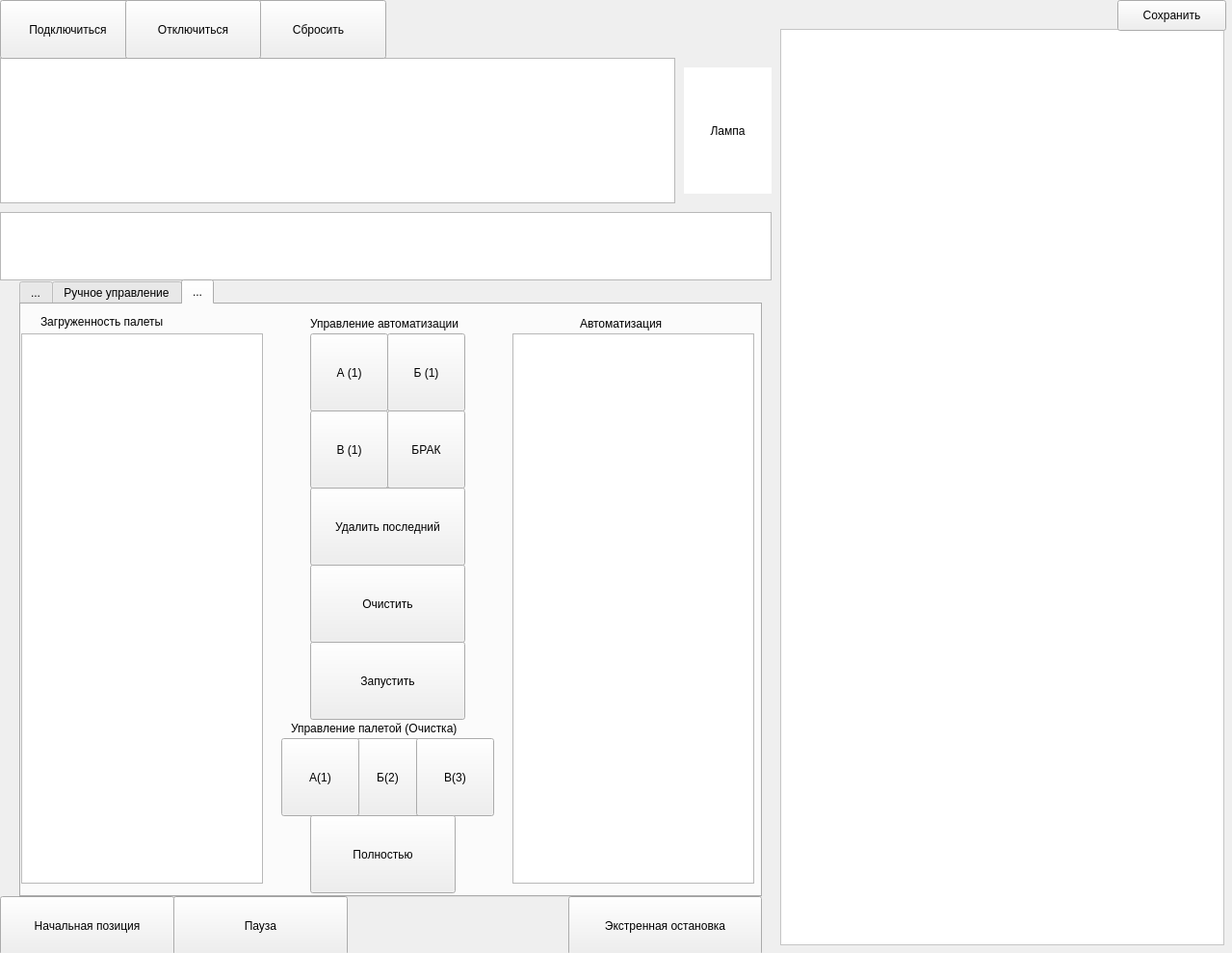
<?xml version="1.0" encoding="UTF-8"?>
<ui version="4.0">
 <class>MainWindow</class>
 <widget class="QMainWindow" name="MainWindow">
  <property name="geometry">
   <rect>
    <x>0</x>
    <y>0</y>
    <width>1279</width>
    <height>989</height>
   </rect>
  </property>
  <property name="windowTitle">
   <string>MainWindow</string>
  </property>
  <widget class="QWidget" name="centralwidget">
   <widget class="QTableWidget" name="table_state_joints">
    <property name="geometry">
     <rect>
      <x>0</x>
      <y>60</y>
      <width>701</width>
      <height>151</height>
     </rect>
    </property>
   </widget>
   <widget class="QLabel" name="lamp_field_state">
    <property name="geometry">
     <rect>
      <x>710</x>
      <y>70</y>
      <width>91</width>
      <height>131</height>
     </rect>
    </property>
    <property name="styleSheet">
     <string notr="true">background-color: white;</string>
    </property>
    <property name="text">
     <string>Лампа</string>
    </property>
    <property name="alignment">
     <set>Qt::AlignCenter</set>
    </property>
   </widget>
   <widget class="QTextEdit" name="logs_field">
    <property name="enabled">
     <bool>false</bool>
    </property>
    <property name="geometry">
     <rect>
      <x>810</x>
      <y>30</y>
      <width>461</width>
      <height>951</height>
     </rect>
    </property>
    <property name="styleSheet">
     <string notr="true">background-color: white;</string>
    </property>
   </widget>
   <widget class="QTableWidget" name="table_state_linear_mini">
    <property name="geometry">
     <rect>
      <x>0</x>
      <y>220</y>
      <width>801</width>
      <height>71</height>
     </rect>
    </property>
   </widget>
   <widget class="QPushButton" name="logs_save_button">
    <property name="geometry">
     <rect>
      <x>1160</x>
      <y>0</y>
      <width>113</width>
      <height>32</height>
     </rect>
    </property>
    <property name="text">
     <string>Сохранить</string>
    </property>
   </widget>
   <widget class="QPushButton" name="connect_robot">
    <property name="geometry">
     <rect>
      <x>0</x>
      <y>0</y>
      <width>141</width>
      <height>61</height>
     </rect>
    </property>
    <property name="text">
     <string>Подключиться</string>
    </property>
   </widget>
   <widget class="QPushButton" name="robot_clear_motion">
    <property name="geometry">
     <rect>
      <x>260</x>
      <y>0</y>
      <width>141</width>
      <height>61</height>
     </rect>
    </property>
    <property name="text">
     <string>Сбросить</string>
    </property>
   </widget>
   <widget class="QPushButton" name="disconnect_robot">
    <property name="geometry">
     <rect>
      <x>130</x>
      <y>0</y>
      <width>141</width>
      <height>61</height>
     </rect>
    </property>
    <property name="text">
     <string>Отключиться</string>
    </property>
   </widget>
   <widget class="QPushButton" name="emergancy_stop">
    <property name="geometry">
     <rect>
      <x>590</x>
      <y>930</y>
      <width>201</width>
      <height>61</height>
     </rect>
    </property>
    <property name="text">
     <string>Экстренная остановка</string>
    </property>
   </widget>
   <widget class="QPushButton" name="initial_position_button">
    <property name="geometry">
     <rect>
      <x>0</x>
      <y>930</y>
      <width>181</width>
      <height>61</height>
     </rect>
    </property>
    <property name="text">
     <string>Начальная позиция</string>
    </property>
   </widget>
   <widget class="QPushButton" name="pause">
    <property name="geometry">
     <rect>
      <x>180</x>
      <y>930</y>
      <width>181</width>
      <height>61</height>
     </rect>
    </property>
    <property name="text">
     <string>Пауза</string>
    </property>
   </widget>
   <widget class="QTabWidget" name="main_action_field">
    <property name="geometry">
     <rect>
      <x>20</x>
      <y>290</y>
      <width>771</width>
      <height>641</height>
     </rect>
    </property>
    <property name="currentIndex">
     <number>2</number>
    </property>
    <property name="tabBarAutoHide">
     <bool>false</bool>
    </property>
    <widget class="QWidget" name="tab">
     <attribute name="title">
      <string>...</string>
     </attribute>
     <widget class="QLabel" name="label_18">
      <property name="geometry">
       <rect>
        <x>250</x>
        <y>260</y>
        <width>281</width>
        <height>61</height>
       </rect>
      </property>
      <property name="styleSheet">
       <string notr="true">font-size: 20px;</string>
      </property>
      <property name="text">
       <string>Выберите режим управления</string>
      </property>
     </widget>
    </widget>
    <widget class="QWidget" name="tab_2">
     <attribute name="title">
      <string>Ручное управление</string>
     </attribute>
     <widget class="QTabWidget" name="manual_actions_window">
      <property name="geometry">
       <rect>
        <x>10</x>
        <y>20</y>
        <width>341</width>
        <height>271</height>
       </rect>
      </property>
      <property name="currentIndex">
       <number>1</number>
      </property>
      <property name="tabBarAutoHide">
       <bool>false</bool>
      </property>
      <widget class="QWidget" name="tab_4">
       <attribute name="title">
        <string>Линейное</string>
       </attribute>
       <widget class="QSlider" name="manual_slider_linear_0">
        <property name="geometry">
         <rect>
          <x>20</x>
          <y>20</y>
          <width>22</width>
          <height>160</height>
         </rect>
        </property>
        <property name="maximum">
         <number>10</number>
        </property>
        <property name="pageStep">
         <number>1</number>
        </property>
        <property name="value">
         <number>5</number>
        </property>
        <property name="tracking">
         <bool>true</bool>
        </property>
        <property name="orientation">
         <enum>Qt::Vertical</enum>
        </property>
       </widget>
       <widget class="QLabel" name="label_2">
        <property name="geometry">
         <rect>
          <x>20</x>
          <y>190</y>
          <width>16</width>
          <height>21</height>
         </rect>
        </property>
        <property name="styleSheet">
         <string notr="true">background-color: white;</string>
        </property>
        <property name="text">
         <string>x</string>
        </property>
       </widget>
       <widget class="QSlider" name="manual_slider_linear_1">
        <property name="geometry">
         <rect>
          <x>70</x>
          <y>20</y>
          <width>22</width>
          <height>160</height>
         </rect>
        </property>
        <property name="maximum">
         <number>10</number>
        </property>
        <property name="pageStep">
         <number>1</number>
        </property>
        <property name="value">
         <number>5</number>
        </property>
        <property name="tracking">
         <bool>true</bool>
        </property>
        <property name="orientation">
         <enum>Qt::Vertical</enum>
        </property>
       </widget>
       <widget class="QLabel" name="label_3">
        <property name="geometry">
         <rect>
          <x>70</x>
          <y>190</y>
          <width>16</width>
          <height>21</height>
         </rect>
        </property>
        <property name="styleSheet">
         <string notr="true">background-color: white;</string>
        </property>
        <property name="text">
         <string>y</string>
        </property>
       </widget>
       <widget class="QSlider" name="manual_slider_linear_2">
        <property name="geometry">
         <rect>
          <x>120</x>
          <y>20</y>
          <width>22</width>
          <height>160</height>
         </rect>
        </property>
        <property name="maximum">
         <number>10</number>
        </property>
        <property name="pageStep">
         <number>1</number>
        </property>
        <property name="value">
         <number>5</number>
        </property>
        <property name="tracking">
         <bool>true</bool>
        </property>
        <property name="orientation">
         <enum>Qt::Vertical</enum>
        </property>
       </widget>
       <widget class="QLabel" name="label_4">
        <property name="geometry">
         <rect>
          <x>120</x>
          <y>190</y>
          <width>16</width>
          <height>21</height>
         </rect>
        </property>
        <property name="styleSheet">
         <string notr="true">background-color: white;</string>
        </property>
        <property name="text">
         <string>z</string>
        </property>
       </widget>
       <widget class="QSlider" name="manual_slider_linear_3">
        <property name="geometry">
         <rect>
          <x>170</x>
          <y>20</y>
          <width>22</width>
          <height>160</height>
         </rect>
        </property>
        <property name="maximum">
         <number>10</number>
        </property>
        <property name="pageStep">
         <number>1</number>
        </property>
        <property name="value">
         <number>5</number>
        </property>
        <property name="tracking">
         <bool>true</bool>
        </property>
        <property name="orientation">
         <enum>Qt::Vertical</enum>
        </property>
       </widget>
       <widget class="QLabel" name="label_5">
        <property name="geometry">
         <rect>
          <x>170</x>
          <y>190</y>
          <width>16</width>
          <height>21</height>
         </rect>
        </property>
        <property name="styleSheet">
         <string notr="true">background-color: white;</string>
        </property>
        <property name="text">
         <string>rx</string>
        </property>
       </widget>
       <widget class="QSlider" name="manual_slider_linear_4">
        <property name="geometry">
         <rect>
          <x>220</x>
          <y>20</y>
          <width>22</width>
          <height>160</height>
         </rect>
        </property>
        <property name="maximum">
         <number>10</number>
        </property>
        <property name="pageStep">
         <number>1</number>
        </property>
        <property name="value">
         <number>5</number>
        </property>
        <property name="tracking">
         <bool>true</bool>
        </property>
        <property name="orientation">
         <enum>Qt::Vertical</enum>
        </property>
       </widget>
       <widget class="QLabel" name="label_6">
        <property name="geometry">
         <rect>
          <x>220</x>
          <y>190</y>
          <width>16</width>
          <height>21</height>
         </rect>
        </property>
        <property name="styleSheet">
         <string notr="true">background-color: white;</string>
        </property>
        <property name="text">
         <string>ry</string>
        </property>
       </widget>
       <widget class="QSlider" name="manual_slider_linear_5">
        <property name="geometry">
         <rect>
          <x>270</x>
          <y>20</y>
          <width>22</width>
          <height>160</height>
         </rect>
        </property>
        <property name="maximum">
         <number>10</number>
        </property>
        <property name="pageStep">
         <number>1</number>
        </property>
        <property name="value">
         <number>5</number>
        </property>
        <property name="tracking">
         <bool>true</bool>
        </property>
        <property name="orientation">
         <enum>Qt::Vertical</enum>
        </property>
       </widget>
       <widget class="QLabel" name="label_7">
        <property name="geometry">
         <rect>
          <x>270</x>
          <y>190</y>
          <width>16</width>
          <height>21</height>
         </rect>
        </property>
        <property name="styleSheet">
         <string notr="true">background-color: white;</string>
        </property>
        <property name="text">
         <string>rz</string>
        </property>
       </widget>
      </widget>
      <widget class="QWidget" name="tab_3">
       <attribute name="title">
        <string>Посуставное</string>
       </attribute>
       <widget class="QSlider" name="manual_slider_joints_0">
        <property name="geometry">
         <rect>
          <x>20</x>
          <y>30</y>
          <width>22</width>
          <height>160</height>
         </rect>
        </property>
        <property name="maximum">
         <number>10</number>
        </property>
        <property name="pageStep">
         <number>1</number>
        </property>
        <property name="value">
         <number>5</number>
        </property>
        <property name="tracking">
         <bool>true</bool>
        </property>
        <property name="orientation">
         <enum>Qt::Vertical</enum>
        </property>
       </widget>
       <widget class="QLabel" name="label_8">
        <property name="geometry">
         <rect>
          <x>20</x>
          <y>200</y>
          <width>16</width>
          <height>21</height>
         </rect>
        </property>
        <property name="styleSheet">
         <string notr="true">background-color: white;</string>
        </property>
        <property name="text">
         <string>j1</string>
        </property>
       </widget>
       <widget class="QSlider" name="manual_slider_joints_1">
        <property name="geometry">
         <rect>
          <x>70</x>
          <y>30</y>
          <width>22</width>
          <height>160</height>
         </rect>
        </property>
        <property name="maximum">
         <number>10</number>
        </property>
        <property name="pageStep">
         <number>1</number>
        </property>
        <property name="value">
         <number>5</number>
        </property>
        <property name="tracking">
         <bool>true</bool>
        </property>
        <property name="orientation">
         <enum>Qt::Vertical</enum>
        </property>
       </widget>
       <widget class="QLabel" name="label_9">
        <property name="geometry">
         <rect>
          <x>70</x>
          <y>200</y>
          <width>16</width>
          <height>21</height>
         </rect>
        </property>
        <property name="styleSheet">
         <string notr="true">background-color: white;</string>
        </property>
        <property name="text">
         <string>j2</string>
        </property>
       </widget>
       <widget class="QSlider" name="manual_slider_joints_2">
        <property name="geometry">
         <rect>
          <x>120</x>
          <y>30</y>
          <width>22</width>
          <height>160</height>
         </rect>
        </property>
        <property name="maximum">
         <number>10</number>
        </property>
        <property name="pageStep">
         <number>1</number>
        </property>
        <property name="value">
         <number>5</number>
        </property>
        <property name="tracking">
         <bool>true</bool>
        </property>
        <property name="orientation">
         <enum>Qt::Vertical</enum>
        </property>
       </widget>
       <widget class="QLabel" name="label_10">
        <property name="geometry">
         <rect>
          <x>120</x>
          <y>200</y>
          <width>16</width>
          <height>21</height>
         </rect>
        </property>
        <property name="styleSheet">
         <string notr="true">background-color: white;</string>
        </property>
        <property name="text">
         <string>j3</string>
        </property>
       </widget>
       <widget class="QSlider" name="manual_slider_joints_3">
        <property name="geometry">
         <rect>
          <x>170</x>
          <y>30</y>
          <width>22</width>
          <height>160</height>
         </rect>
        </property>
        <property name="maximum">
         <number>10</number>
        </property>
        <property name="pageStep">
         <number>1</number>
        </property>
        <property name="value">
         <number>5</number>
        </property>
        <property name="tracking">
         <bool>true</bool>
        </property>
        <property name="orientation">
         <enum>Qt::Vertical</enum>
        </property>
       </widget>
       <widget class="QLabel" name="label_11">
        <property name="geometry">
         <rect>
          <x>170</x>
          <y>200</y>
          <width>16</width>
          <height>21</height>
         </rect>
        </property>
        <property name="styleSheet">
         <string notr="true">background-color: white;</string>
        </property>
        <property name="text">
         <string>j4</string>
        </property>
       </widget>
       <widget class="QSlider" name="manual_slider_joints_4">
        <property name="geometry">
         <rect>
          <x>220</x>
          <y>30</y>
          <width>22</width>
          <height>160</height>
         </rect>
        </property>
        <property name="maximum">
         <number>10</number>
        </property>
        <property name="pageStep">
         <number>1</number>
        </property>
        <property name="value">
         <number>5</number>
        </property>
        <property name="tracking">
         <bool>true</bool>
        </property>
        <property name="orientation">
         <enum>Qt::Vertical</enum>
        </property>
       </widget>
       <widget class="QLabel" name="label_12">
        <property name="geometry">
         <rect>
          <x>220</x>
          <y>200</y>
          <width>16</width>
          <height>21</height>
         </rect>
        </property>
        <property name="styleSheet">
         <string notr="true">background-color: white;</string>
        </property>
        <property name="text">
         <string>j5</string>
        </property>
       </widget>
       <widget class="QSlider" name="manual_slider_joints_5">
        <property name="geometry">
         <rect>
          <x>270</x>
          <y>30</y>
          <width>22</width>
          <height>160</height>
         </rect>
        </property>
        <property name="maximum">
         <number>10</number>
        </property>
        <property name="pageStep">
         <number>1</number>
        </property>
        <property name="value">
         <number>5</number>
        </property>
        <property name="tracking">
         <bool>true</bool>
        </property>
        <property name="orientation">
         <enum>Qt::Vertical</enum>
        </property>
       </widget>
       <widget class="QLabel" name="label_13">
        <property name="geometry">
         <rect>
          <x>270</x>
          <y>200</y>
          <width>16</width>
          <height>21</height>
         </rect>
        </property>
        <property name="styleSheet">
         <string notr="true">background-color: white;</string>
        </property>
        <property name="text">
         <string>j6</string>
        </property>
       </widget>
      </widget>
     </widget>
     <widget class="QPushButton" name="manual_save_staet_for_objects">
      <property name="geometry">
       <rect>
        <x>650</x>
        <y>300</y>
        <width>113</width>
        <height>32</height>
       </rect>
      </property>
      <property name="text">
       <string>Сохранить</string>
      </property>
     </widget>
     <widget class="QTableWidget" name="manual_table_movement">
      <property name="geometry">
       <rect>
        <x>330</x>
        <y>330</y>
        <width>431</width>
        <height>251</height>
       </rect>
      </property>
     </widget>
     <widget class="QLabel" name="label_14">
      <property name="geometry">
       <rect>
        <x>340</x>
        <y>300</y>
        <width>231</width>
        <height>16</height>
       </rect>
      </property>
      <property name="text">
       <string>Состяние перенесенных объектов</string>
      </property>
     </widget>
     <widget class="QLabel" name="label_15">
      <property name="geometry">
       <rect>
        <x>370</x>
        <y>30</y>
        <width>231</width>
        <height>16</height>
       </rect>
      </property>
      <property name="text">
       <string>Управление линейным звеном</string>
      </property>
     </widget>
     <widget class="QSlider" name="manual_linear_chain">
      <property name="geometry">
       <rect>
        <x>370</x>
        <y>60</y>
        <width>371</width>
        <height>22</height>
       </rect>
      </property>
      <property name="orientation">
       <enum>Qt::Horizontal</enum>
      </property>
     </widget>
     <widget class="QPushButton" name="manual_gripper_on">
      <property name="geometry">
       <rect>
        <x>360</x>
        <y>121</y>
        <width>113</width>
        <height>61</height>
       </rect>
      </property>
      <property name="text">
       <string>Схватить</string>
      </property>
     </widget>
     <widget class="QPushButton" name="manual_gripper_off">
      <property name="geometry">
       <rect>
        <x>480</x>
        <y>120</y>
        <width>141</width>
        <height>32</height>
       </rect>
      </property>
      <property name="text">
       <string>Отпустить</string>
      </property>
     </widget>
     <widget class="QPushButton" name="manual_gripper_off_defect">
      <property name="geometry">
       <rect>
        <x>480</x>
        <y>150</y>
        <width>141</width>
        <height>32</height>
       </rect>
      </property>
      <property name="text">
       <string>Отпустить БРАК</string>
      </property>
     </widget>
     <widget class="QPushButton" name="manual_gripper_off_A">
      <property name="geometry">
       <rect>
        <x>610</x>
        <y>120</y>
        <width>141</width>
        <height>32</height>
       </rect>
      </property>
      <property name="text">
       <string>Отпустить А</string>
      </property>
     </widget>
     <widget class="QPushButton" name="manual_gripper_off_B">
      <property name="geometry">
       <rect>
        <x>610</x>
        <y>150</y>
        <width>141</width>
        <height>32</height>
       </rect>
      </property>
      <property name="text">
       <string>Отпустить Б</string>
      </property>
     </widget>
     <widget class="QPushButton" name="manual_gripper_off_C">
      <property name="geometry">
       <rect>
        <x>610</x>
        <y>180</y>
        <width>141</width>
        <height>32</height>
       </rect>
      </property>
      <property name="text">
       <string>Отпустить В</string>
      </property>
     </widget>
     <widget class="QLabel" name="label_16">
      <property name="geometry">
       <rect>
        <x>370</x>
        <y>100</y>
        <width>231</width>
        <height>16</height>
       </rect>
      </property>
      <property name="text">
       <string>Управление захватом</string>
      </property>
     </widget>
     <widget class="QLabel" name="label_17">
      <property name="geometry">
       <rect>
        <x>370</x>
        <y>210</y>
        <width>231</width>
        <height>16</height>
       </rect>
      </property>
      <property name="text">
       <string>Управление конвейером</string>
      </property>
     </widget>
     <widget class="QPushButton" name="manual_conv_start">
      <property name="geometry">
       <rect>
        <x>360</x>
        <y>230</y>
        <width>113</width>
        <height>61</height>
       </rect>
      </property>
      <property name="text">
       <string>Запустить</string>
      </property>
     </widget>
     <widget class="QPushButton" name="manual_conv_stop">
      <property name="geometry">
       <rect>
        <x>470</x>
        <y>230</y>
        <width>113</width>
        <height>61</height>
       </rect>
      </property>
      <property name="text">
       <string>Остановить</string>
      </property>
     </widget>
     <widget class="QPushButton" name="manual_clear_state_for_objects">
      <property name="geometry">
       <rect>
        <x>400</x>
        <y>580</y>
        <width>113</width>
        <height>32</height>
       </rect>
      </property>
      <property name="text">
       <string>Очистить</string>
      </property>
     </widget>
    </widget>
    <widget class="QWidget" name="tab_5">
     <attribute name="title">
      <string>...</string>
     </attribute>
     <widget class="QPushButton" name="auto_object_1">
      <property name="geometry">
       <rect>
        <x>300</x>
        <y>30</y>
        <width>81</width>
        <height>81</height>
       </rect>
      </property>
      <property name="text">
       <string>А (1)</string>
      </property>
     </widget>
     <widget class="QTableWidget" name="tableWidget">
      <property name="geometry">
       <rect>
        <x>0</x>
        <y>30</y>
        <width>251</width>
        <height>571</height>
       </rect>
      </property>
     </widget>
     <widget class="QLabel" name="label">
      <property name="geometry">
       <rect>
        <x>20</x>
        <y>10</y>
        <width>151</width>
        <height>16</height>
       </rect>
      </property>
      <property name="text">
       <string>Загруженность палеты</string>
      </property>
     </widget>
     <widget class="QPushButton" name="auto_object_2">
      <property name="geometry">
       <rect>
        <x>380</x>
        <y>30</y>
        <width>81</width>
        <height>81</height>
       </rect>
      </property>
      <property name="text">
       <string>Б (1)</string>
      </property>
     </widget>
     <widget class="QPushButton" name="auto_object_3">
      <property name="geometry">
       <rect>
        <x>300</x>
        <y>110</y>
        <width>81</width>
        <height>81</height>
       </rect>
      </property>
      <property name="text">
       <string>В (1)</string>
      </property>
     </widget>
     <widget class="QPushButton" name="auto_object_defect">
      <property name="geometry">
       <rect>
        <x>380</x>
        <y>110</y>
        <width>81</width>
        <height>81</height>
       </rect>
      </property>
      <property name="text">
       <string>БРАК</string>
      </property>
     </widget>
     <widget class="QPushButton" name="auto_delete">
      <property name="geometry">
       <rect>
        <x>300</x>
        <y>190</y>
        <width>161</width>
        <height>81</height>
       </rect>
      </property>
      <property name="text">
       <string>Удалить последний</string>
      </property>
     </widget>
     <widget class="QPushButton" name="auto_clear">
      <property name="geometry">
       <rect>
        <x>300</x>
        <y>270</y>
        <width>161</width>
        <height>81</height>
       </rect>
      </property>
      <property name="text">
       <string>Очистить</string>
      </property>
     </widget>
     <widget class="QPushButton" name="auto_start">
      <property name="geometry">
       <rect>
        <x>300</x>
        <y>350</y>
        <width>161</width>
        <height>81</height>
       </rect>
      </property>
      <property name="text">
       <string>Запустить</string>
      </property>
     </widget>
     <widget class="QLabel" name="label_19">
      <property name="geometry">
       <rect>
        <x>300</x>
        <y>10</y>
        <width>181</width>
        <height>20</height>
       </rect>
      </property>
      <property name="text">
       <string>Управление автоматизации</string>
      </property>
     </widget>
     <widget class="QLabel" name="label_20">
      <property name="geometry">
       <rect>
        <x>280</x>
        <y>430</y>
        <width>201</width>
        <height>20</height>
       </rect>
      </property>
      <property name="text">
       <string>Управление палетой (Очистка)</string>
      </property>
     </widget>
     <widget class="QPushButton" name="auto_clear_palete_2">
      <property name="geometry">
       <rect>
        <x>340</x>
        <y>450</y>
        <width>81</width>
        <height>81</height>
       </rect>
      </property>
      <property name="text">
       <string>Б(2)</string>
      </property>
     </widget>
     <widget class="QPushButton" name="auto_clear_palete_1">
      <property name="geometry">
       <rect>
        <x>270</x>
        <y>450</y>
        <width>81</width>
        <height>81</height>
       </rect>
      </property>
      <property name="text">
       <string>А(1)</string>
      </property>
     </widget>
     <widget class="QPushButton" name="auto_clear_palete_3">
      <property name="geometry">
       <rect>
        <x>410</x>
        <y>450</y>
        <width>81</width>
        <height>81</height>
       </rect>
      </property>
      <property name="text">
       <string>В(3)</string>
      </property>
     </widget>
     <widget class="QPushButton" name="auto_clear_palete_all">
      <property name="geometry">
       <rect>
        <x>300</x>
        <y>530</y>
        <width>151</width>
        <height>81</height>
       </rect>
      </property>
      <property name="text">
       <string>Полностью</string>
      </property>
     </widget>
     <widget class="QTableWidget" name="auto_table_algoritm">
      <property name="geometry">
       <rect>
        <x>510</x>
        <y>30</y>
        <width>251</width>
        <height>571</height>
       </rect>
      </property>
     </widget>
     <widget class="QLabel" name="label_21">
      <property name="geometry">
       <rect>
        <x>580</x>
        <y>10</y>
        <width>181</width>
        <height>20</height>
       </rect>
      </property>
      <property name="text">
       <string>Автоматизация</string>
      </property>
     </widget>
    </widget>
   </widget>
  </widget>
 </widget>
 <resources/>
 <connections/>
</ui>
